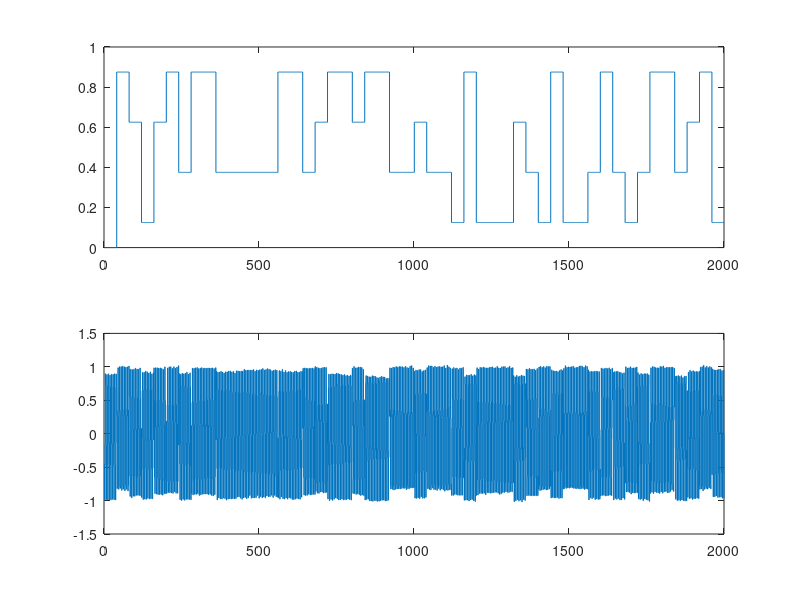

Reproduce this figure in MATLAB. (Note: this script raises an error after producing the figure.)
clear all;

rand('seed', 2);

Fs       = 10e6; 
baudrate = 250e3; 

Cfreq    = 2e6;
Cphse    = 45;
Cppm     = 500 / 1e6;

Ts = 1 / Fs;

N = 2e3;

_baud_timer     = 0;
_time           = 0;
_current_symbol = 0;

signal_modulated = zeros(1, N);
signal_baseband  = zeros(1, N);

for i = 1:N
  _baud_timer += Ts; 
  _time       += Ts;
  
  if (_baud_timer >= 1/baudrate)
   
    _current_symbol = 1/8 + (randi(4) - 1) / 4;
    _baud_timer -= 1/baudrate;
  endif
  
  carrier = cos((2 * pi * _current_symbol) + 2 * pi * _time * (1 + Cppm) * Cfreq + deg2rad(Cphse)); 
  
  signal_baseband(i)  = _current_symbol;
  signal_modulated(i) = carrier + randn(1) / 100;
endfor;

figure(1); clf;
subplot(2, 1, 1); stairs(signal_baseband);
subplot(2, 1, 2); stairs(signal_modulated);

%% costas loop 
filter_I    = AVGFilter(8); 
filter_Q    = AVGFilter(8); 
filter_loop = PIController(20, 0.1, Fs);
nco         = NCO(Fs);
control     = 0;

costas_I = []; 
costas_Q = [];
costas_c = [];
for i = 1:N
  [nco_i, nco_q] = nco.update(Cfreq + 10e3 * control);
  branch_I = nco_i * signal_modulated(i); 
  branch_Q = nco_q * signal_modulated(i);
  
  branch_I = filter_I.update(branch_I);
  branch_Q = filter_Q.update(branch_Q);
  
  error = sign(branch_I) * branch_Q - sign(branch_Q) * branch_I;
  
  control = filter_loop.update(error);
  
  costas_I(i) = branch_I;
  costas_Q(i) = branch_Q;
  costas_c(i) = control;
endfor

figure(2); clf;

subplot(2, 1, 1); 
stairs(costas_I); hold on; 
stairs(costas_Q);

subplot(2, 1, 2); 
stairs(costas_c);

figure(3); 
_plot_last = 200;
plot(costas_I(end-_plot_last:end), costas_Q(end-_plot_last:end), 'o');
xlim([-1, 1]); ylim([-1, 1]);



